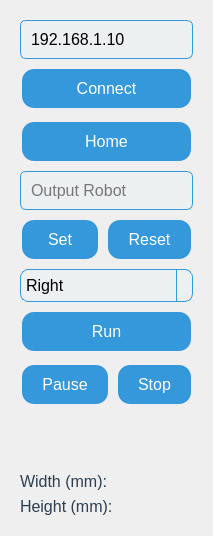
    <widget class="QWidget" name="tabRobot">
     <attribute name="title">
      <string>Robot</string>
     </attribute>
     <layout class="QVBoxLayout" name="verticalLayout_6">
      <item>
       <widget class="QWidget" name="widget_4" native="true">
        <layout class="QVBoxLayout" name="verticalLayout_4">
         <item>
          <widget class="QLineEdit" name="le_ip">
           <property name="styleSheet">
            <string notr="true">QLineEdit {
    border: 1px solid #3498db;
    border-radius:6px;
    padding: 8px;
    font-size: 16px;
    background-color: #ecf0f1;
}

QLineEdit:focus {
    border: 2px solid #2980b9;
    background-color: #ffffff;
}</string>
           </property>
           <property name="text">
            <string>192.168.1.10</string>
           </property>
           <property name="placeholderText">
            <string>IP Address:</string>
           </property>
          </widget>
         </item>
         <item>
          <widget class="QPushButton" name="bt_Connect">
           <property name="styleSheet">
            <string notr="true">QPushButton {
    background-color: #3498db;
    border: none;
    color: white;
    padding: 10px 20px;
    text-align: center;
    text-decoration: none;
    font-size: 16px;
    margin: 4px 2px;
    transition-duration: 0.4s;
    cursor: pointer;
    border-radius: 12px;
}

QPushButton:hover {
    background-color: #2980b9;
    box-shadow: 0 5px 15px rgba(0, 0, 0, 0.3);
}

QPushButton:pressed {
    background-color: #2980b9;
    box-shadow: 0 5px 15px rgba(0, 0, 0, 0.3);
    transform: translateY(2px);
}</string>
           </property>
           <property name="text">
            <string>Connect</string>
           </property>
          </widget>
         </item>
         <item>
          <widget class="QPushButton" name="bt_Home">
           <property name="styleSheet">
            <string notr="true">QPushButton {
    background-color: #3498db;
    border: none;
    color: white;
    padding: 10px 20px;
    text-align: center;
    text-decoration: none;
    font-size: 16px;
    margin: 4px 2px;
    transition-duration: 0.4s;
    cursor: pointer;
    border-radius: 12px;
}

QPushButton:hover {
    background-color: #2980b9;
    box-shadow: 0 5px 15px rgba(0, 0, 0, 0.3);
}

QPushButton:pressed {
    background-color: #2980b9;
    box-shadow: 0 5px 15px rgba(0, 0, 0, 0.3);
    transform: translateY(2px);
}</string>
           </property>
           <property name="text">
            <string>Home</string>
           </property>
          </widget>
         </item>
         <item>
          <widget class="QLineEdit" name="le_IO">
           <property name="styleSheet">
            <string notr="true">QLineEdit {
    border: 1px solid #3498db;
    border-radius: 6px;
    padding: 8px;
    font-size: 16px;
    background-color: #ecf0f1;
}

QLineEdit:focus {
    border: 2px solid #2980b9;
    background-color: #ffffff;
}</string>
           </property>
           <property name="placeholderText">
            <string>Output Robot</string>
           </property>
          </widget>
         </item>
         <item>
          <layout class="QHBoxLayout" name="horizontalLayout_15">
           <item>
            <widget class="QPushButton" name="bt_Setio">
             <property name="styleSheet">
              <string notr="true">QPushButton {
    background-color: #3498db;
    border: none;
    color: white;
    padding: 10px 20px;
    text-align: center;
    text-decoration: none;
    font-size: 16px;
    margin: 4px 2px;
    transition-duration: 0.4s;
    cursor: pointer;
    border-radius: 12px;
}

QPushButton:hover {
    background-color: #2980b9;
    box-shadow: 0 5px 15px rgba(0, 0, 0, 0.3);
}

QPushButton:pressed {
    background-color: #2980b9;
    box-shadow: 0 5px 15px rgba(0, 0, 0, 0.3);
    transform: translateY(2px);
}</string>
             </property>
             <property name="text">
              <string>Set</string>
             </property>
            </widget>
           </item>
           <item>
            <widget class="QPushButton" name="bt_Resetio">
             <property name="styleSheet">
              <string notr="true">QPushButton {
    background-color: #3498db;
    border: none;
    color: white;
    padding: 10px 20px;
    text-align: center;
    text-decoration: none;
    font-size: 16px;
    margin: 4px 2px;
    transition-duration: 0.4s;
    cursor: pointer;
    border-radius: 12px;
}

QPushButton:hover {
    background-color: #2980b9;
    box-shadow: 0 5px 15px rgba(0, 0, 0, 0.3);
}

QPushButton:pressed {
    background-color: #2980b9;
    box-shadow: 0 5px 15px rgba(0, 0, 0, 0.3);
    transform: translateY(2px);
}</string>
             </property>
             <property name="text">
              <string>Reset</string>
             </property>
            </widget>
           </item>
          </layout>
         </item>
         <item>
          <widget class="QComboBox" name="cbb_Dir">
           <property name="styleSheet">
            <string notr="true">QComboBox {
    border: 1px solid #3498db;
    border-radius: 8px;
    padding: 5px;
    font-size: 16px;
    background-color: #ecf0f1;
}

QComboBox::drop-down {
    border-left: 1px solid #3498db;
}

QComboBox::down-arrow {
    image: url(:/down_arrow.png); /* Replace with your icon */
}

QComboBox QAbstractItemView {
    border: 1px solid #3498db;
    selection-background-color: #3498db;
    selection-color: white;
}</string>
           </property>
           <item>
            <property name="text">
             <string>Right</string>
            </property>
           </item>
           <item>
            <property name="text">
             <string>Left</string>
            </property>
           </item>
          </widget>
         </item>
         <item>
          <widget class="QPushButton" name="bt_Run">
           <property name="styleSheet">
            <string notr="true">QPushButton {
    background-color: #3498db;
    border: none;
    color: white;
    padding: 10px 20px;
    text-align: center;
    text-decoration: none;
    font-size: 16px;
    margin: 4px 2px;
    transition-duration: 0.4s;
    cursor: pointer;
    border-radius: 12px;
}

QPushButton:hover {
    background-color: #2980b9;
    box-shadow: 0 5px 15px rgba(0, 0, 0, 0.3);
}

QPushButton:pressed {
    background-color: #2980b9;
    box-shadow: 0 5px 15px rgba(0, 0, 0, 0.3);
    transform: translateY(2px);
}</string>
           </property>
           <property name="text">
            <string>Run</string>
           </property>
          </widget>
         </item>
         <item>
          <layout class="QHBoxLayout" name="horizontalLayout_16">
           <item>
            <widget class="QPushButton" name="bt_Pause">
             <property name="styleSheet">
              <string notr="true">QPushButton {
    background-color: #3498db;
    border: none;
    color: white;
    padding: 10px 20px;
    text-align: center;
    text-decoration: none;
    font-size: 16px;
    margin: 4px 2px;
    transition-duration: 0.4s;
    cursor: pointer;
    border-radius: 12px;
}

QPushButton:hover {
    background-color: #2980b9;
    box-shadow: 0 5px 15px rgba(0, 0, 0, 0.3);
}

QPushButton:pressed {
    background-color: #2980b9;
    box-shadow: 0 5px 15px rgba(0, 0, 0, 0.3);
    transform: translateY(2px);
}</string>
             </property>
             <property name="text">
              <string>Pause</string>
             </property>
            </widget>
           </item>
           <item>
            <widget class="QPushButton" name="bt_Stop">
             <property name="styleSheet">
              <string notr="true">QPushButton {
    background-color: #3498db;
    border: none;
    color: white;
    padding: 10px 20px;
    text-align: center;
    text-decoration: none;
    font-size: 16px;
    margin: 4px 2px;
    transition-duration: 0.4s;
    cursor: pointer;
    border-radius: 12px;
}

QPushButton:hover {
    background-color: #2980b9;
    box-shadow: 0 5px 15px rgba(0, 0, 0, 0.3);
}

QPushButton:pressed {
    background-color: #2980b9;
    box-shadow: 0 5px 15px rgba(0, 0, 0, 0.3);
    transform: translateY(2px);
}</string>
             </property>
             <property name="text">
              <string>Stop</string>
             </property>
            </widget>
           </item>
          </layout>
         </item>
         <item>
          <spacer name="verticalSpacer">
           <property name="orientation">
            <enum>Qt::Vertical</enum>
           </property>
           <property name="sizeHint" stdset="0">
            <size>
             <width>20</width>
             <height>40</height>
            </size>
           </property>
          </spacer>
         </item>
        </layout>
       </widget>
      </item>
      <item>
       <widget class="QWidget" name="widget_5" native="true">
        <layout class="QVBoxLayout" name="verticalLayout_5">
         <item>
          <layout class="QHBoxLayout" name="horizontalLayout_17">
           <item>
            <widget class="QLabel" name="label_11">
             <property name="styleSheet">
              <string notr="true">QLabel {
    color: #2c3e50;
    font-size: 16px;
}

QLabel#title {
    font-size: 24px;
    font-weight: bold;
    color: #2980b9;
}</string>
             </property>
             <property name="text">
              <string>Width (mm):</string>
             </property>
            </widget>
           </item>
           <item>
            <widget class="QLabel" name="lb_RoWidth">
             <property name="styleSheet">
              <string notr="true">QLabel {
    color: #2c3e50;
    font-size: 16px;
}

QLabel#title {
    font-size: 24px;
    font-weight: bold;
    color: #2980b9;
}</string>
             </property>
             <property name="text">
              <string/>
             </property>
            </widget>
           </item>
          </layout>
         </item>
         <item>
          <layout class="QHBoxLayout" name="horizontalLayout_18">
           <item>
            <widget class="QLabel" name="label_12">
             <property name="styleSheet">
              <string notr="true">QLabel {
    color: #2c3e50;
    font-size: 16px;
}

QLabel#title {
    font-size: 24px;
    font-weight: bold;
    color: #2980b9;
}</string>
             </property>
             <property name="text">
              <string>Height (mm):</string>
             </property>
            </widget>
           </item>
           <item>
            <widget class="QLabel" name="lb_RoHeight">
             <property name="styleSheet">
              <string notr="true">QLabel {
    color: #2c3e50;
    font-size: 16px;
}

QLabel#title {
    font-size: 24px;
    font-weight: bold;
    color: #2980b9;
}</string>
             </property>
             <property name="text">
              <string/>
             </property>
            </widget>
           </item>
          </layout>
         </item>
        </layout>
       </widget>
      </item>
     </layout>
    </widget>
